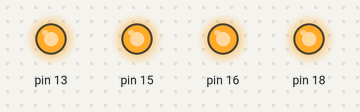
The program below on a simulated Raspberry Pi (header pin numbers). Shown: output pins drawn as LEDs (lit = HIGH). At 5.0 s the program stops and its outputs stay as they are.

Above: at 0.1 s.
At 1.1 s:
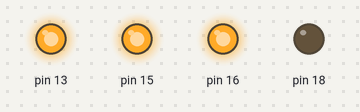
At 2.1 s:
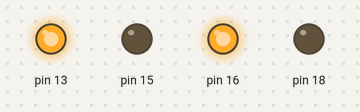
At 3.1 s:
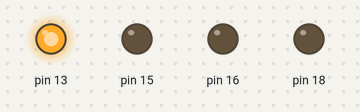
At 4.1 s:
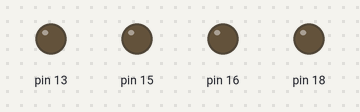
Timing chart, 0 to 5.6 s (numbered marks = the images above):
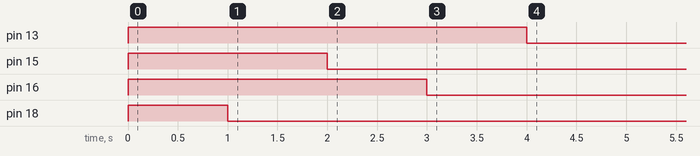

Measured:
- by itself, pin 13: LOW → HIGH at 0.00 s, → LOW 4.0 s later
- by itself, pin 15: LOW → HIGH at 0.00 s, → LOW 2.0 s later
- by itself, pin 16: LOW → HIGH at 0.00 s, → LOW 3.0 s later
- by itself, pin 18: LOW → HIGH at 0.00 s, → LOW 1.0 s later

The program:

test1.py
```python
#!/usr/bin/python
import RPi.GPIO as GPIO
from time import sleep

channels = {
    '1': 18,
    '2': 15,
    '3': 16,
    '4': 13
}

GPIO.setmode(GPIO.BOARD)

try:
    for c in channels:
        GPIO.setup(channels[c], GPIO.OUT)
        GPIO.output(channels[c], GPIO.HIGH)

    for c in channels:
        sleep(1)
        GPIO.output(channels[c], GPIO.LOW)

    sleep(1)
    GPIO.cleanup()

except KeyboardInterrupt:
    GPIO.cleanup()
```
